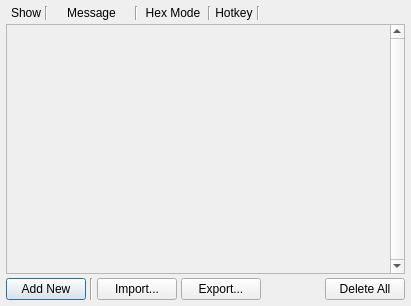
<?xml version="1.0" encoding="UTF-8"?>
<ui version="4.0">
 <class>MessageDialog</class>
 <widget class="QDialog" name="MessageDialog">
  <property name="geometry">
   <rect>
    <x>0</x>
    <y>0</y>
    <width>411</width>
    <height>306</height>
   </rect>
  </property>
  <property name="sizePolicy">
   <sizepolicy hsizetype="Preferred" vsizetype="Preferred">
    <horstretch>0</horstretch>
    <verstretch>0</verstretch>
   </sizepolicy>
  </property>
  <property name="maximumSize">
   <size>
    <width>16777215</width>
    <height>16777215</height>
   </size>
  </property>
  <property name="windowTitle">
   <string>Messages</string>
  </property>
  <property name="sizeGripEnabled">
   <bool>false</bool>
  </property>
  <layout class="QVBoxLayout" name="verticalLayout">
   <property name="spacing">
    <number>4</number>
   </property>
   <property name="leftMargin">
    <number>6</number>
   </property>
   <property name="topMargin">
    <number>6</number>
   </property>
   <property name="rightMargin">
    <number>6</number>
   </property>
   <property name="bottomMargin">
    <number>6</number>
   </property>
   <item>
    <layout class="QHBoxLayout" name="layout_header">
     <item>
      <spacer name="horizontalSpacer_3">
       <property name="orientation">
        <enum>Qt::Horizontal</enum>
       </property>
       <property name="sizeType">
        <enum>QSizePolicy::Fixed</enum>
       </property>
       <property name="sizeHint" stdset="0">
        <size>
         <width>5</width>
         <height>5</height>
        </size>
       </property>
      </spacer>
     </item>
     <item>
      <widget class="QLabel" name="header_show">
       <property name="sizePolicy">
        <sizepolicy hsizetype="Fixed" vsizetype="Fixed">
         <horstretch>0</horstretch>
         <verstretch>0</verstretch>
        </sizepolicy>
       </property>
       <property name="text">
        <string>Show</string>
       </property>
       <property name="alignment">
        <set>Qt::AlignCenter</set>
       </property>
      </widget>
     </item>
     <item>
      <widget class="Line" name="line_2">
       <property name="orientation">
        <enum>Qt::Vertical</enum>
       </property>
      </widget>
     </item>
     <item>
      <widget class="QLabel" name="header_message">
       <property name="sizePolicy">
        <sizepolicy hsizetype="Expanding" vsizetype="Fixed">
         <horstretch>0</horstretch>
         <verstretch>0</verstretch>
        </sizepolicy>
       </property>
       <property name="text">
        <string>    Message    </string>
       </property>
       <property name="alignment">
        <set>Qt::AlignCenter</set>
       </property>
      </widget>
     </item>
     <item>
      <widget class="Line" name="line_3">
       <property name="orientation">
        <enum>Qt::Vertical</enum>
       </property>
      </widget>
     </item>
     <item>
      <widget class="QLabel" name="header_hex">
       <property name="sizePolicy">
        <sizepolicy hsizetype="Fixed" vsizetype="Fixed">
         <horstretch>0</horstretch>
         <verstretch>0</verstretch>
        </sizepolicy>
       </property>
       <property name="text">
        <string> Hex Mode </string>
       </property>
       <property name="alignment">
        <set>Qt::AlignCenter</set>
       </property>
      </widget>
     </item>
     <item>
      <widget class="Line" name="line_5">
       <property name="orientation">
        <enum>Qt::Vertical</enum>
       </property>
      </widget>
     </item>
     <item>
      <widget class="QLabel" name="header_shortcut">
       <property name="sizePolicy">
        <sizepolicy hsizetype="Fixed" vsizetype="Fixed">
         <horstretch>0</horstretch>
         <verstretch>0</verstretch>
        </sizepolicy>
       </property>
       <property name="text">
        <string>Hotkey</string>
       </property>
       <property name="alignment">
        <set>Qt::AlignCenter</set>
       </property>
      </widget>
     </item>
     <item>
      <widget class="Line" name="line_4">
       <property name="orientation">
        <enum>Qt::Vertical</enum>
       </property>
      </widget>
     </item>
     <item>
      <spacer name="horizontalSpacer_2">
       <property name="orientation">
        <enum>Qt::Horizontal</enum>
       </property>
       <property name="sizeType">
        <enum>QSizePolicy::Fixed</enum>
       </property>
       <property name="sizeHint" stdset="0">
        <size>
         <width>145</width>
         <height>5</height>
        </size>
       </property>
      </spacer>
     </item>
    </layout>
   </item>
   <item>
    <widget class="QScrollArea" name="scrollArea">
     <property name="frameShape">
      <enum>QFrame::StyledPanel</enum>
     </property>
     <property name="frameShadow">
      <enum>QFrame::Sunken</enum>
     </property>
     <property name="verticalScrollBarPolicy">
      <enum>Qt::ScrollBarAlwaysOn</enum>
     </property>
     <property name="horizontalScrollBarPolicy">
      <enum>Qt::ScrollBarAlwaysOff</enum>
     </property>
     <property name="widgetResizable">
      <bool>true</bool>
     </property>
     <widget class="QWidget" name="scrollAreaWidgetContents">
      <property name="geometry">
       <rect>
        <x>0</x>
        <y>0</y>
        <width>380</width>
        <height>244</height>
       </rect>
      </property>
      <layout class="QVBoxLayout" name="verticalLayout_2">
       <item>
        <layout class="QVBoxLayout" name="layout_messages"/>
       </item>
       <item>
        <spacer name="verticalSpacer">
         <property name="orientation">
          <enum>Qt::Vertical</enum>
         </property>
         <property name="sizeHint" stdset="0">
          <size>
           <width>20</width>
           <height>40</height>
          </size>
         </property>
        </spacer>
       </item>
      </layout>
     </widget>
    </widget>
   </item>
   <item>
    <layout class="QHBoxLayout" name="horizontalLayout">
     <item>
      <widget class="QPushButton" name="button_add">
       <property name="sizePolicy">
        <sizepolicy hsizetype="Fixed" vsizetype="Fixed">
         <horstretch>0</horstretch>
         <verstretch>0</verstretch>
        </sizepolicy>
       </property>
       <property name="text">
        <string>Add New</string>
       </property>
      </widget>
     </item>
     <item>
      <widget class="Line" name="line">
       <property name="orientation">
        <enum>Qt::Vertical</enum>
       </property>
      </widget>
     </item>
     <item>
      <widget class="QPushButton" name="button_import">
       <property name="sizePolicy">
        <sizepolicy hsizetype="Fixed" vsizetype="Fixed">
         <horstretch>0</horstretch>
         <verstretch>0</verstretch>
        </sizepolicy>
       </property>
       <property name="text">
        <string>Import...</string>
       </property>
      </widget>
     </item>
     <item>
      <widget class="QPushButton" name="button_export">
       <property name="sizePolicy">
        <sizepolicy hsizetype="Fixed" vsizetype="Fixed">
         <horstretch>0</horstretch>
         <verstretch>0</verstretch>
        </sizepolicy>
       </property>
       <property name="text">
        <string>Export...</string>
       </property>
      </widget>
     </item>
     <item>
      <spacer name="horizontalSpacer">
       <property name="orientation">
        <enum>Qt::Horizontal</enum>
       </property>
       <property name="sizeHint" stdset="0">
        <size>
         <width>40</width>
         <height>20</height>
        </size>
       </property>
      </spacer>
     </item>
     <item>
      <widget class="QPushButton" name="button_delete">
       <property name="sizePolicy">
        <sizepolicy hsizetype="Fixed" vsizetype="Fixed">
         <horstretch>0</horstretch>
         <verstretch>0</verstretch>
        </sizepolicy>
       </property>
       <property name="text">
        <string>Delete All</string>
       </property>
      </widget>
     </item>
    </layout>
   </item>
  </layout>
 </widget>
 <resources/>
 <connections/>
</ui>
